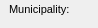
      <widget class="QWidget" name="Additionalinformation_20">
       <property name="geometry">
        <rect>
         <x>0</x>
         <y>0</y>
         <width>98</width>
         <height>28</height>
        </rect>
       </property>
       <attribute name="label">
        <string>Additional information</string>
       </attribute>
       <widget class="QLabel" name="label_streetaxis2_id">
        <property name="geometry">
         <rect>
          <x>9</x>
          <y>50</y>
          <width>83</width>
          <height>22</height>
         </rect>
        </property>
        <property name="font">
         <font>
          <pointsize>8</pointsize>
         </font>
        </property>
        <property name="frameShape">
         <enum>QFrame::NoFrame</enum>
        </property>
        <property name="frameShadow">
         <enum>QFrame::Plain</enum>
        </property>
        <property name="text">
         <string>Street 2:</string>
        </property>
        <property name="textFormat">
         <enum>Qt::AutoText</enum>
        </property>
        <property name="scaledContents">
         <bool>false</bool>
        </property>
        <property name="alignment">
         <set>Qt::AlignLeading|Qt::AlignLeft|Qt::AlignVCenter</set>
        </property>
        <property name="margin">
         <number>3</number>
        </property>
       </widget>
       <widget class="QLabel" name="label_comment">
        <property name="geometry">
         <rect>
          <x>10</x>
          <y>160</y>
          <width>90</width>
          <height>22</height>
         </rect>
        </property>
        <property name="font">
         <font>
          <pointsize>8</pointsize>
         </font>
        </property>
        <property name="frameShape">
         <enum>QFrame::NoFrame</enum>
        </property>
        <property name="frameShadow">
         <enum>QFrame::Plain</enum>
        </property>
        <property name="text">
         <string>Comment:</string>
        </property>
        <property name="textFormat">
         <enum>Qt::AutoText</enum>
        </property>
        <property name="scaledContents">
         <bool>false</bool>
        </property>
        <property name="alignment">
         <set>Qt::AlignLeading|Qt::AlignLeft|Qt::AlignVCenter</set>
        </property>
        <property name="margin">
         <number>3</number>
        </property>
       </widget>
       <widget class="QLabel" name="label_streetaxis_id">
        <property name="geometry">
         <rect>
          <x>9</x>
          <y>23</y>
          <width>99</width>
          <height>22</height>
         </rect>
        </property>
        <property name="font">
         <font>
          <pointsize>8</pointsize>
         </font>
        </property>
        <property name="frameShape">
         <enum>QFrame::NoFrame</enum>
        </property>
        <property name="frameShadow">
         <enum>QFrame::Plain</enum>
        </property>
        <property name="text">
         <string>Street:</string>
        </property>
        <property name="textFormat">
         <enum>Qt::AutoText</enum>
        </property>
        <property name="scaledContents">
         <bool>false</bool>
        </property>
        <property name="alignment">
         <set>Qt::AlignLeading|Qt::AlignLeft|Qt::AlignVCenter</set>
        </property>
        <property name="margin">
         <number>3</number>
        </property>
       </widget>
       <widget class="QLineEdit" name="postcode">
        <property name="geometry">
         <rect>
          <x>435</x>
          <y>0</y>
          <width>126</width>
          <height>18</height>
         </rect>
        </property>
        <property name="font">
         <font>
          <pointsize>8</pointsize>
         </font>
        </property>
        <property name="inputMask">
         <string/>
        </property>
        <property name="text">
         <string/>
        </property>
        <property name="frame">
         <bool>true</bool>
        </property>
       </widget>
       <widget class="QLabel" name="label_postcode">
        <property name="geometry">
         <rect>
          <x>355</x>
          <y>0</y>
          <width>83</width>
          <height>22</height>
         </rect>
        </property>
        <property name="font">
         <font>
          <pointsize>8</pointsize>
         </font>
        </property>
        <property name="frameShape">
         <enum>QFrame::NoFrame</enum>
        </property>
        <property name="frameShadow">
         <enum>QFrame::Plain</enum>
        </property>
        <property name="text">
         <string>Postcode:</string>
        </property>
        <property name="textFormat">
         <enum>Qt::AutoText</enum>
        </property>
        <property name="scaledContents">
         <bool>false</bool>
        </property>
        <property name="alignment">
         <set>Qt::AlignLeading|Qt::AlignLeft|Qt::AlignVCenter</set>
        </property>
        <property name="margin">
         <number>3</number>
        </property>
       </widget>
       <widget class="QLineEdit" name="num_value">
        <property name="geometry">
         <rect>
          <x>435</x>
          <y>235</y>
          <width>126</width>
          <height>18</height>
         </rect>
        </property>
        <property name="echoMode">
         <enum>QLineEdit::Normal</enum>
        </property>
       </widget>
       <widget class="QLineEdit" name="postcomplement">
        <property name="geometry">
         <rect>
          <x>500</x>
          <y>25</y>
          <width>60</width>
          <height>18</height>
         </rect>
        </property>
        <property name="font">
         <font>
          <pointsize>8</pointsize>
         </font>
        </property>
        <property name="inputMask">
         <string/>
        </property>
        <property name="text">
         <string/>
        </property>
        <property name="frame">
         <bool>true</bool>
        </property>
       </widget>
       <widget class="QLabel" name="label_muni_id">
        <property name="geometry">
         <rect>
          <x>9</x>
          <y>-2</y>
          <width>90</width>
          <height>22</height>
         </rect>
        </property>
        <property name="font">
         <font>
          <pointsize>8</pointsize>
         </font>
        </property>
        <property name="frameShape">
         <enum>QFrame::NoFrame</enum>
        </property>
        <property name="frameShadow">
         <enum>QFrame::Plain</enum>
        </property>
        <property name="text">
         <string>Municipality:</string>
        </property>
        <property name="textFormat">
         <enum>Qt::AutoText</enum>
        </property>
        <property name="scaledContents">
         <bool>false</bool>
        </property>
        <property name="alignment">
         <set>Qt::AlignLeading|Qt::AlignLeft|Qt::AlignVCenter</set>
        </property>
        <property name="margin">
         <number>3</number>
        </property>
       </widget>
       <widget class="QComboBox" name="muni_id">
        <property name="geometry">
         <rect>
          <x>110</x>
          <y>0</y>
          <width>235</width>
          <height>18</height>
         </rect>
        </property>
        <property name="font">
         <font>
          <pointsize>8</pointsize>
         </font>
        </property>
       </widget>
       <widget class="QLineEdit" name="postcomplement2">
        <property name="geometry">
         <rect>
          <x>500</x>
          <y>50</y>
          <width>60</width>
          <height>18</height>
         </rect>
        </property>
        <property name="font">
         <font>
          <pointsize>8</pointsize>
         </font>
        </property>
        <property name="inputMask">
         <string/>
        </property>
        <property name="text">
         <string/>
        </property>
        <property name="frame">
         <bool>true</bool>
        </property>
       </widget>
       <widget class="QComboBox" name="streetaxis2_id">
        <property name="geometry">
         <rect>
          <x>110</x>
          <y>50</y>
          <width>235</width>
          <height>18</height>
         </rect>
        </property>
        <property name="font">
         <font>
          <pointsize>8</pointsize>
         </font>
        </property>
       </widget>
       <widget class="QLabel" name="label_postnumber">
        <property name="geometry">
         <rect>
          <x>355</x>
          <y>23</y>
          <width>83</width>
          <height>22</height>
         </rect>
        </property>
        <property name="font">
         <font>
          <pointsize>8</pointsize>
         </font>
        </property>
        <property name="frameShape">
         <enum>QFrame::NoFrame</enum>
        </property>
        <property name="frameShadow">
         <enum>QFrame::Plain</enum>
        </property>
        <property name="text">
         <string>Postnumber:</string>
        </property>
        <property name="textFormat">
         <enum>Qt::AutoText</enum>
        </property>
        <property name="scaledContents">
         <bool>false</bool>
        </property>
        <property name="alignment">
         <set>Qt::AlignLeading|Qt::AlignLeft|Qt::AlignVCenter</set>
        </property>
        <property name="margin">
         <number>3</number>
        </property>
       </widget>
       <widget class="QLabel" name="label_num_value">
        <property name="geometry">
         <rect>
          <x>355</x>
          <y>233</y>
          <width>90</width>
          <height>22</height>
         </rect>
        </property>
        <property name="font">
         <font>
          <pointsize>8</pointsize>
         </font>
        </property>
        <property name="frameShape">
         <enum>QFrame::NoFrame</enum>
        </property>
        <property name="frameShadow">
         <enum>QFrame::Plain</enum>
        </property>
        <property name="text">
         <string>Numeric value:</string>
        </property>
        <property name="textFormat">
         <enum>Qt::AutoText</enum>
        </property>
        <property name="scaledContents">
         <bool>false</bool>
        </property>
        <property name="alignment">
         <set>Qt::AlignLeading|Qt::AlignLeft|Qt::AlignVCenter</set>
        </property>
        <property name="margin">
         <number>3</number>
        </property>
       </widget>
       <widget class="QTextEdit" name="annotation">
        <property name="geometry">
         <rect>
          <x>110</x>
          <y>75</y>
          <width>451</width>
          <height>32</height>
         </rect>
        </property>
        <property name="frameShape">
         <enum>QFrame::StyledPanel</enum>
        </property>
        <property name="frameShadow">
         <enum>QFrame::Raised</enum>
        </property>
       </widget>
       <widget class="QLabel" name="label_link">
        <property name="geometry">
         <rect>
          <x>10</x>
          <y>233</y>
          <width>90</width>
          <height>22</height>
         </rect>
        </property>
        <property name="font">
         <font>
          <pointsize>8</pointsize>
         </font>
        </property>
        <property name="frameShape">
         <enum>QFrame::NoFrame</enum>
        </property>
        <property name="frameShadow">
         <enum>QFrame::Plain</enum>
        </property>
        <property name="text">
         <string>Link:</string>
        </property>
        <property name="textFormat">
         <enum>Qt::AutoText</enum>
        </property>
        <property name="scaledContents">
         <bool>false</bool>
        </property>
        <property name="alignment">
         <set>Qt::AlignLeading|Qt::AlignLeft|Qt::AlignVCenter</set>
        </property>
        <property name="margin">
         <number>3</number>
        </property>
       </widget>
       <widget class="QLabel" name="label_observ">
        <property name="geometry">
         <rect>
          <x>10</x>
          <y>120</y>
          <width>90</width>
          <height>22</height>
         </rect>
        </property>
        <property name="font">
         <font>
          <pointsize>8</pointsize>
         </font>
        </property>
        <property name="frameShape">
         <enum>QFrame::NoFrame</enum>
        </property>
        <property name="frameShadow">
         <enum>QFrame::Plain</enum>
        </property>
        <property name="text">
         <string>Observation:</string>
        </property>
        <property name="textFormat">
         <enum>Qt::AutoText</enum>
        </property>
        <property name="scaledContents">
         <bool>false</bool>
        </property>
        <property name="alignment">
         <set>Qt::AlignLeading|Qt::AlignLeft|Qt::AlignVCenter</set>
        </property>
        <property name="margin">
         <number>3</number>
        </property>
       </widget>
       <widget class="QLabel" name="label_annotation">
        <property name="geometry">
         <rect>
          <x>10</x>
          <y>80</y>
          <width>90</width>
          <height>22</height>
         </rect>
        </property>
        <property name="font">
         <font>
          <pointsize>8</pointsize>
         </font>
        </property>
        <property name="frameShape">
         <enum>QFrame::NoFrame</enum>
        </property>
        <property name="frameShadow">
         <enum>QFrame::Plain</enum>
        </property>
        <property name="text">
         <string>Annotation:</string>
        </property>
        <property name="textFormat">
         <enum>Qt::AutoText</enum>
        </property>
        <property name="scaledContents">
         <bool>false</bool>
        </property>
        <property name="alignment">
         <set>Qt::AlignLeading|Qt::AlignLeft|Qt::AlignVCenter</set>
        </property>
        <property name="margin">
         <number>3</number>
        </property>
       </widget>
       <widget class="QLineEdit" name="postnumber2">
        <property name="geometry">
         <rect>
          <x>435</x>
          <y>50</y>
          <width>60</width>
          <height>18</height>
         </rect>
        </property>
        <property name="font">
         <font>
          <pointsize>8</pointsize>
         </font>
        </property>
        <property name="inputMask">
         <string/>
        </property>
        <property name="text">
         <string/>
        </property>
        <property name="frame">
         <bool>true</bool>
        </property>
       </widget>
       <widget class="QComboBox" name="streetaxis_id">
        <property name="geometry">
         <rect>
          <x>110</x>
          <y>25</y>
          <width>235</width>
          <height>18</height>
         </rect>
        </property>
        <property name="font">
         <font>
          <pointsize>8</pointsize>
         </font>
        </property>
       </widget>
       <widget class="QLineEdit" name="postnumber">
        <property name="geometry">
         <rect>
          <x>435</x>
          <y>25</y>
          <width>60</width>
          <height>18</height>
         </rect>
        </property>
        <property name="font">
         <font>
          <pointsize>8</pointsize>
         </font>
        </property>
        <property name="inputMask">
         <string/>
        </property>
        <property name="text">
         <string/>
        </property>
        <property name="frame">
         <bool>true</bool>
        </property>
       </widget>
       <widget class="QTextEdit" name="observ">
        <property name="geometry">
         <rect>
          <x>110</x>
          <y>115</y>
          <width>451</width>
          <height>32</height>
         </rect>
        </property>
       </widget>
       <widget class="QLabel" name="label_postnumber2">
        <property name="geometry">
         <rect>
          <x>355</x>
          <y>45</y>
          <width>85</width>
          <height>22</height>
         </rect>
        </property>
        <property name="font">
         <font>
          <pointsize>8</pointsize>
         </font>
        </property>
        <property name="frameShape">
         <enum>QFrame::NoFrame</enum>
        </property>
        <property name="frameShadow">
         <enum>QFrame::Plain</enum>
        </property>
        <property name="text">
         <string>Postnumber 2:</string>
        </property>
        <property name="textFormat">
         <enum>Qt::AutoText</enum>
        </property>
        <property name="scaledContents">
         <bool>false</bool>
        </property>
        <property name="alignment">
         <set>Qt::AlignLeading|Qt::AlignLeft|Qt::AlignVCenter</set>
        </property>
        <property name="margin">
         <number>3</number>
        </property>
       </widget>
       <widget class="QLabel" name="label_descript_2">
        <property name="geometry">
         <rect>
          <x>10</x>
          <y>200</y>
          <width>91</width>
          <height>22</height>
         </rect>
        </property>
        <property name="font">
         <font>
          <pointsize>8</pointsize>
         </font>
        </property>
        <property name="frameShape">
         <enum>QFrame::NoFrame</enum>
        </property>
        <property name="frameShadow">
         <enum>QFrame::Plain</enum>
        </property>
        <property name="text">
         <string>Description:</string>
        </property>
        <property name="textFormat">
         <enum>Qt::AutoText</enum>
        </property>
        <property name="scaledContents">
         <bool>false</bool>
        </property>
        <property name="alignment">
         <set>Qt::AlignLeading|Qt::AlignLeft|Qt::AlignVCenter</set>
        </property>
        <property name="margin">
         <number>3</number>
        </property>
       </widget>
       <widget class="QTextEdit" name="link">
        <property name="enabled">
         <bool>false</bool>
        </property>
        <property name="geometry">
         <rect>
          <x>110</x>
          <y>235</y>
          <width>235</width>
          <height>18</height>
         </rect>
        </property>
        <property name="verticalScrollBarPolicy">
         <enum>Qt::ScrollBarAlwaysOff</enum>
        </property>
        <property name="horizontalScrollBarPolicy">
         <enum>Qt::ScrollBarAlwaysOff</enum>
        </property>
       </widget>
       <widget class="QTextEdit" name="comment">
        <property name="geometry">
         <rect>
          <x>110</x>
          <y>155</y>
          <width>451</width>
          <height>32</height>
         </rect>
        </property>
        <property name="frameShadow">
         <enum>QFrame::Sunken</enum>
        </property>
        <property name="lineWidth">
         <number>1</number>
        </property>
       </widget>
       <widget class="QTextEdit" name="descript">
        <property name="geometry">
         <rect>
          <x>110</x>
          <y>195</y>
          <width>451</width>
          <height>32</height>
         </rect>
        </property>
       </widget>
      </widget>
